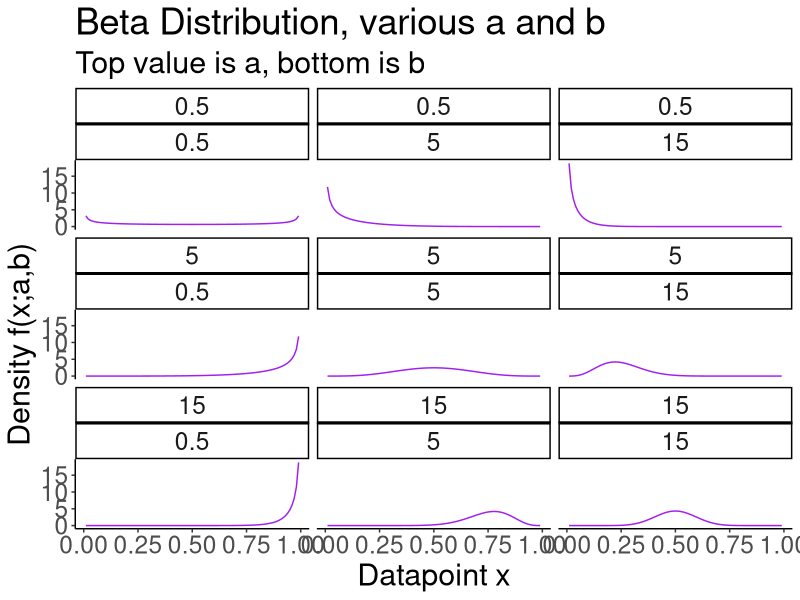
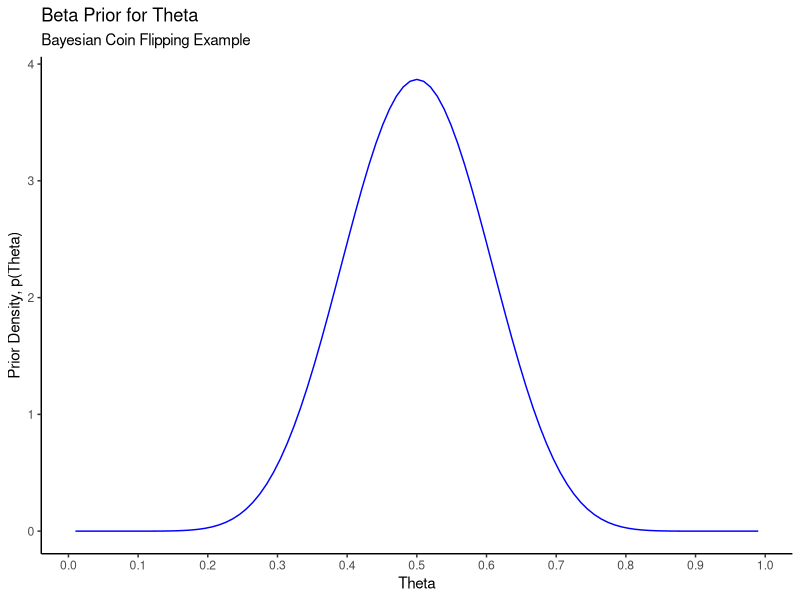
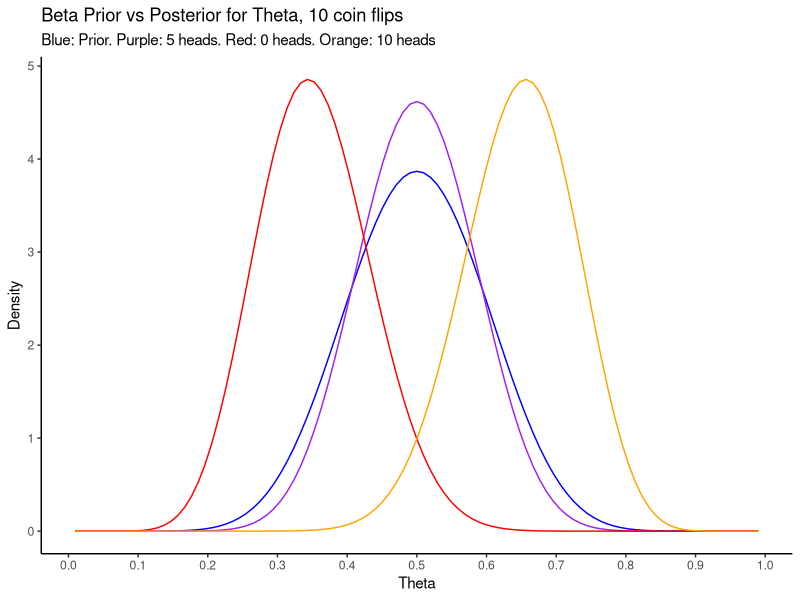

Write R code to recreate these figures, in order.
## ---- chunk 1
library(tidyverse)
## ---- chunk 2
# Generate plot data:
# dbeta evaluated at x and a,b for x on a grid between 0 and 1 and various values of a,b
x <- seq(0.01,0.99,by=0.01)
ngrid <- length(x)

expand.grid(a = c(.5,5,15),b = c(.5,5,15)) %>%
  as_tibble() %>%
  # Add the grid values and the density values
  # Here's a cool trick: to replicate each row of a dataframe n times, 
  # use slice(df,rep(1:n,each = n))
  slice(rep(1:n(),each = ngrid)) %>%
  mutate(x = rep(x,n() / ngrid),
         y = dbeta(x,a,b)) %>%
  ggplot(aes(x = x,y = y)) +
  theme_classic() +
  facet_wrap(a~b) +
  geom_line(colour = "purple") +
  labs(title = "Beta Distribution, various a and b",
       subtitle = "Top value is a, bottom is b",
       x = "Datapoint x",
       y = "Density f(x;a,b)") +
  theme(text = element_text(size = 22))

## ---- chunk 3
data_frame(x = c(0.01,0.99)) %>%
  ggplot(aes(x = x)) +
  theme_classic() + 
  stat_function(fun = dbeta,
                args = list(shape1 = 12,shape2 = 12),
                colour = "blue") +
  labs(title = "Beta Prior for Theta",
       subtitle = "Bayesian Coin Flipping Example",
       x = "Theta",
       y = "Prior Density, p(Theta)") +
  scale_x_continuous(breaks = seq(0,1,by=0.1))
## ---- chunk 4
# Prior probability of theta being between 0.3 and 0.7
pbeta(0.7,shape1=12,shape2=12) - pbeta(0.3,shape1=12,shape2=12)
## ---- chunk 5
prior <- function(theta) dbeta(theta,shape1 = 12,shape2 = 12)
posterior <- function(theta,sumx,n) dbeta(theta,shape1 = 12 + sumx,shape2 = 12 + n - sumx)

data_frame(x = c(0.01,0.99)) %>%
  ggplot(aes(x = x)) +
  theme_classic() + 
  stat_function(fun = prior,
                colour = "blue") +
  stat_function(fun = posterior,
                args = list(sumx = 5,n = 10),
                colour = "purple") +
  stat_function(fun = posterior,
                args = list(sumx = 0,n = 10),
                colour = "red") +
  stat_function(fun = posterior,
                args = list(sumx = 10,n = 10),
                colour = "orange") +
  labs(title = "Beta Prior vs Posterior for Theta, 10 coin flips",
       subtitle = "Blue: Prior. Purple: 5 heads. Red: 0 heads. Orange: 10 heads",
       x = "Theta",
       y = "Density") +
  scale_x_continuous(breaks = seq(0,1,by=0.1))
## ---- chunk 6
# E.g. for n = 10 and sumx = 5
c(qbeta(0.025,shape1=12 + 5,shape2 = 12 + 10 - 5),qbeta(0.975,shape1=12 + 5,shape2 = 12 + 10 - 5))
## ---- chunk 7
c(.5 - sqrt(.5*.5/10)*1.96,.5 + sqrt(.5*.5/10)*1.96)
## ---- chunk 8
c(.1 - sqrt(.1*.9/10)*1.96,.1 + sqrt(.1*.9/10)*1.96)
## ---- chunk 9
# Point estimate- find the posterior mode, which is a critical point
# Use R's built in optimization tools, function nlminb() performs constrained minimization
# Pass it a function that returns minus the posterior; minimizing -f(x) is the same as maximizing f(x)
minus_posterior <- function(theta,sumx,n) -1 * posterior(theta,sumx,n)
opt <- nlminb(objective = minus_posterior,start = 0.3,sumx = 1,n = 10,lower = 0.01,upper = 0.99)
opt$par # Return the value at which the maximum occurs, i.e. the posterior mode

# Credible interval
c(qbeta(0.025,shape1=12 + 1,shape2 = 12 + 9),qbeta(0.975,shape1=12 + 1,shape2 = 12 + 9))
## ---- chunk 10
x <- rbeta(1000,12,12)
c(mean(x),sd(x))
